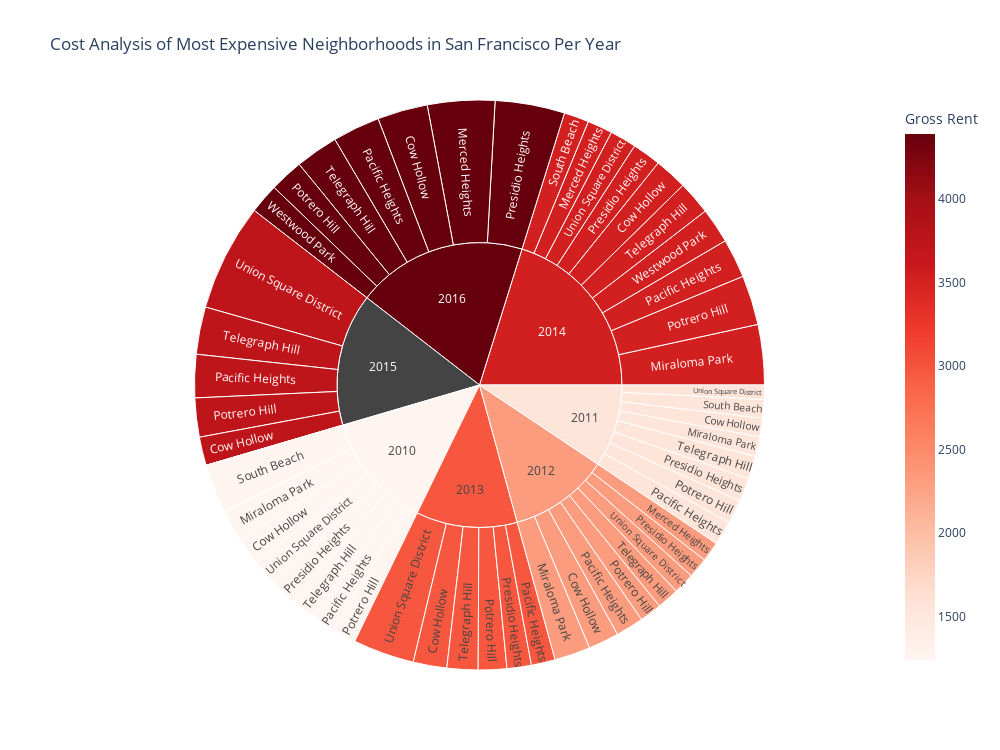

The notebook cell saved with this chart:
### Markdown cell above
### Create a sunburst chart to conduct a costs analysis of most expensive neighborhoods in San Francisco per year

### Code cell
#Create a sunburst plot for the 10 most expensive neighborhoods each year based on their gross_rent and sale price per sqft.
px.sunburst(
    sfo_expensive_neighborhoods_by_year, 
    path=["year","neighborhood"],
    values="sale_price_sqr_foot",
    color="gross_rent",
    labels={"gross_rent":"Gross Rent"},
    width=1000,
    height=750,
    title="Cost Analysis of Most Expensive Neighborhoods in San Francisco Per Year",
    color_continuous_scale="reds")

### Figure 1 — Plotly figure (JSON) as saved in the notebook; plotly's stock layout.template omitted (floating-point values rounded to 4 significant figures)
{"data": [{"branchvalues": "total", "customdata": [[1239], [1530.0], [2324], [2971], [3528.0], [3739.0], [4390], [2324], [3528], [4390], [1239], [1530], [2324], [3528.0], [1239], [1530], [2324], [2971], [3528], [3739], [4390], [1239], [1530], [2324], [2971], [3528], [3739], [4390], [1239], [1530], [2324], [2971], [3528], [null], [4390], [1239], [1530.0], [3528], [1239], [1530], [2324], [2971], [3528.0], [3739], [4390], [1239], [1530], [2324], [2971], [3528], [3739.0], [3528.0], [4390], [1239.0], [1530], [2324.0], [2971], [3528], [null], [4390]], "domain": {"x": [0, 1], "y": [0, 1]}, "hovertemplate": "labels=%{label}<br>sale_price_sqr_foot=%{value}<br>parent=%{parent}<br>id=%{id}<br>Gross Rent=%{color}<extra></extra>", "ids": ["2010/Cow Hollow", "2011/Cow Hollow", "2012/Cow Hollow", "2013/Cow Hollow", "2014/Cow Hollow", "2015/Cow Hollow", "2016/Cow Hollow", "2012/Merced Heights", "2014/Merced Heights", "2016/Merced Heights", "2010/Miraloma Park", "2011/Miraloma Park", "2012/Miraloma Park", "2014/Miraloma Park", "2010/Pacific Heights", "2011/Pacific Heights", "2012/Pacific Heights", "2013/Pacific Heights", "2014/Pacific Heights", "2015/Pacific Heights", "2016/Pacific Heights", "2010/Potrero Hill", "2011/Potrero Hill", "2012/Potrero Hill", "2013/Potrero Hill", "2014/Potrero Hill", "2015/Potrero Hill", "2016/Potrero Hill", "2010/Presidio Heights", "2011/Presidio Heights", "2012/Presidio Heights", "2013/Presidio Heights", "2014/Presidio Heights", "2015/Presidio Heights", "2016/Presidio Heights", "2010/South Beach", "2011/South Beach", "2014/South Beach", "2010/Telegraph Hill", "2011/Telegraph Hill", "2012/Telegraph Hill", "2013/Telegraph Hill", "2014/Telegraph Hill", "2015/Telegraph Hill", "2016/Telegraph Hill", "2010/Union Square District", "2011/Union Square District", "2012/Union Square District", "2013/Union Square District", "2014/Union Square District", "2015/Union Square District", "2014/Westwood Park", "2016/Westwood Park", "2010", "2011", "2012", "2013", "2014", "2015", "2016"], "labels": ["Cow Hollow", "Cow Hollow", "Cow Hollow", "Cow Hollow", "Cow Hollow", "Cow Hollow", "Cow Hollow", "Merced Heights", "Merced Heights", "Merced Heights", "Miraloma Park", "Miraloma Park", "Miraloma Park", "Miraloma Park", "Pacific Heights", "Pacific Heights", "Pacific Heights", "Pacific Heights", "Pacific Heights", "Pacific Heights", "Pacific Heights", "Potrero Hill", "Potrero Hill", "Potrero Hill", "Potrero Hill", "Potrero Hill", "Potrero Hill", "Potrero Hill", "Presidio Heights", "Presidio Heights", "Presidio Heights", "Presidio Heights", "Presidio Heights", "Presidio Heights", "Presidio Heights", "South Beach", "South Beach", "South Beach", "Telegraph Hill", "Telegraph Hill", "Telegraph Hill", "Telegraph Hill", "Telegraph Hill", "Telegraph Hill", "Telegraph Hill", "Union Square District", "Union Square District", "Union Square District", "Union Square District", "Union Square District", "Union Square District", "Westwood Park", "Westwood Park", "2010", "2011", "2012", "2013", "2014", "2015", "2016"], "marker": {"coloraxis": "coloraxis", "colors": [1239, 1530.0, 2324, 2971, 3528.0, 3739.0, 4390, 2324, 3528, 4390, 1239, 1530, 2324, 3528.0, 1239, 1530, 2324, 2971, 3528, 3739, 4390, 1239, 1530, 2324, 2971, 3528, 3739, 4390, 1239, 1530, 2324, 2971, 3528, null, 4390, 1239, 1530.0, 3528, 1239, 1530, 2324, 2971, 3528.0, 3739, 4390, 1239, 1530, 2324, 2971, 3528, 3739.0, 3528.0, 4390, 1239.0, 1530, 2324.0, 2971, 3528, null, 4390]}, "name": "", "parents": ["2010", "2011", "2012", "2013", "2014", "2015", "2016", "2012", "2014", "2016", "2010", "2011", "2012", "2014", "2010", "2011", "2012", "2013", "2014", "2015", "2016", "2010", "2011", "2012", "2013", "2014", "2015", "2016", "2010", "2011", "2012", "2013", "2014", "2015", "2016", "2010", "2011", "2014", "2010", "2011", "2012", "2013", "2014", "2015", "2016", "2010", "2011", "2012", "2013", "2014", "2015", "2014", "2016", "", "", "", "", "", "", ""], "type": "sunburst", "values": [569.4, 390.6, 644.8, 707.4, 691.9, 598.6, 1059.0, 421.1, 528.7, 1417.0, 680.6, 414.7, 756.2, 1268.0, 496.5, 509.0, 586.2, 503.9, 824.7, 910.2, 996.4, 491.5, 503.1, 466.6, 598.7, 1045.0, 821.3, 707.7, 549.4, 493.8, 426.6, 512.8, 603.5, 0, 1466.0, 1037.0, 388.6, 524.6, 524.8, 483.4, 465.8, 653.3, 708.2, 997.0, 903.0, 569.2, 302.1, 445.2, 1290.0, 558.3, 2259.0, 743.0, 631.2, 4918.0, 3485.0, 4213.0, 4267.0, 7496.0, 5586.0, 7180.0]}], "layout": {"coloraxis": {"colorbar": {"title": {"text": "Gross Rent"}}, "colorscale": [[0, "rgb(255,245,240)"], [0.125, "rgb(254,224,210)"], [0.25, "rgb(252,187,161)"], [0.375, "rgb(252,146,114)"], [0.5, "rgb(251,106,74)"], [0.625, "rgb(239,59,44)"], [0.75, "rgb(203,24,29)"], [0.875, "rgb(165,15,21)"], [1, "rgb(103,0,13)"]]}, "height": 750, "legend": {"tracegroupgap": 0}, "title": {"text": "Cost Analysis of Most Expensive Neighborhoods in San Francisco Per Year"}, "width": 1000}}
